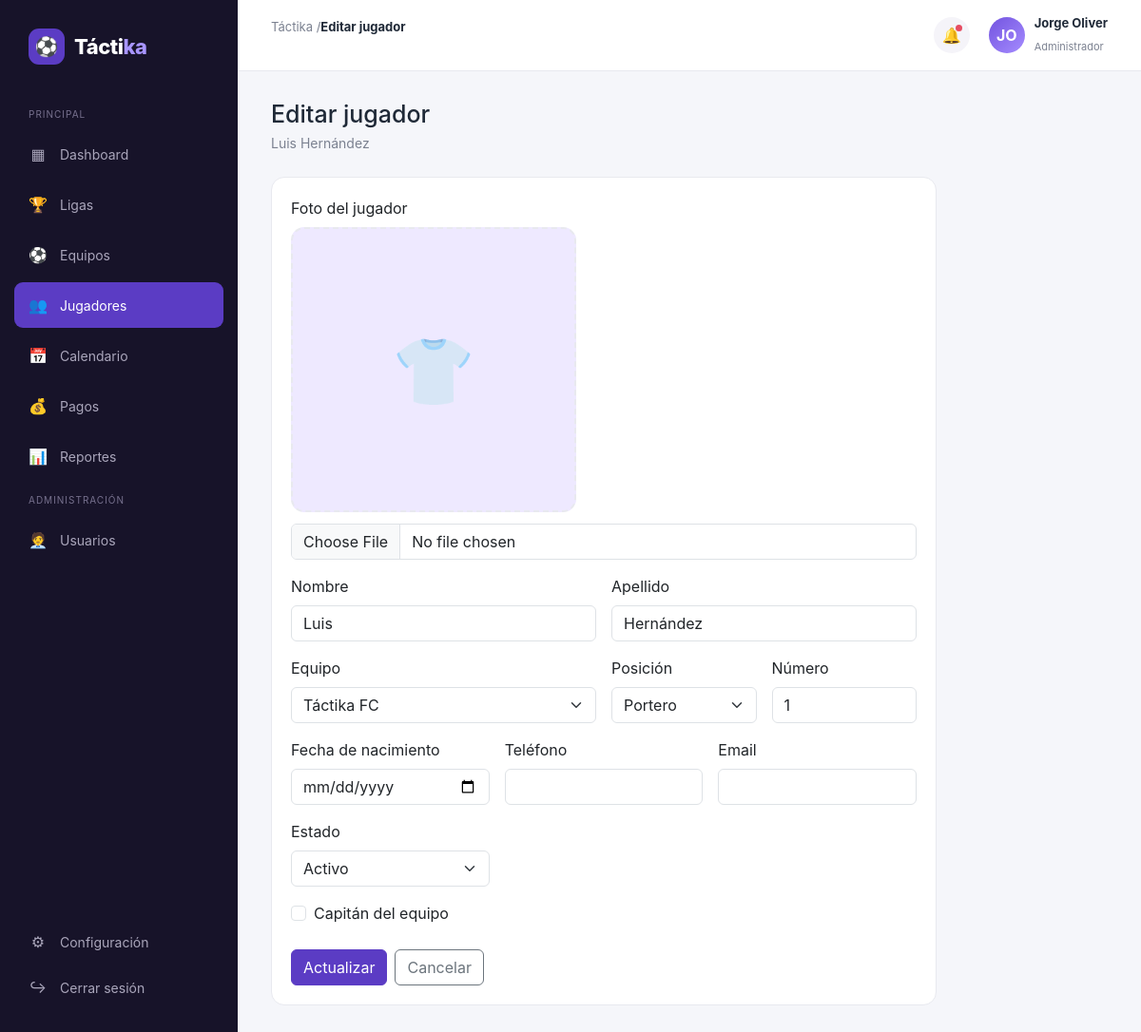
/public/jugadores/editar/2 (signed in), run on the app's committed database.
### tables this page shows
CREATE TABLE IF NOT EXISTS jugadores (
    id INT AUTO_INCREMENT PRIMARY KEY,
    equipo_id INT NULL,
    nombre VARCHAR(100) NOT NULL,
    apellido VARCHAR(100) NOT NULL,
    posicion_id INT NULL,
    numero INT,
    fecha_nacimiento DATE NULL,
    telefono VARCHAR(20),
    email VARCHAR(150),
    foto VARCHAR(255),
    estado ENUM('activo', 'lesionado', 'inactivo') NOT NULL DEFAULT 'activo',
    capitan TINYINT(1) NOT NULL DEFAULT 0,
    created_at TIMESTAMP DEFAULT CURRENT_TIMESTAMP,
    FOREIGN KEY (equipo_id) REFERENCES equipos(id) ON DELETE SET NULL,
    FOREIGN KEY (posicion_id) REFERENCES cat_posiciones(id) ON DELETE SET NULL
);

CREATE TABLE IF NOT EXISTS equipos (
    id INT AUTO_INCREMENT PRIMARY KEY,
    liga_id INT NULL,
    nombre VARCHAR(100) NOT NULL,
    categoria VARCHAR(50),
    temporada VARCHAR(20),
    escudo VARCHAR(255),
    fecha_ingreso DATE NULL,
    sede VARCHAR(150),
    representante_id INT NULL,
    dt_id INT NULL,
    created_at TIMESTAMP DEFAULT CURRENT_TIMESTAMP,
    FOREIGN KEY (liga_id) REFERENCES ligas(id) ON DELETE SET NULL,
    FOREIGN KEY (representante_id) REFERENCES staff(id) ON DELETE SET NULL,
    FOREIGN KEY (dt_id) REFERENCES staff(id) ON DELETE SET NULL
);

CREATE TABLE IF NOT EXISTS cat_posiciones (
    id INT AUTO_INCREMENT PRIMARY KEY,
    nombre VARCHAR(50) NOT NULL,
    tag VARCHAR(20) NOT NULL,
    created_at TIMESTAMP DEFAULT CURRENT_TIMESTAMP
);

### app/controllers/JugadoresController.php (called while the page is built, shortened)
<?php
class JugadoresController extends Controller
{
    public function editar(int $id): void
    {
        $jugadorModel = $this->model('Jugador');
        $jugador = $jugadorModel->find($id);
        $equipoModel = $this->model('Equipo');
        $posicionModel = $this->model('CatPosicion');
        $this->view('jugadores/editar', [
            'titulo' => 'Editar jugador',
            'activeMenu' => 'jugadores',
            'jugador' => $jugador,
            'equipos' => $equipoModel->all(),
            'posiciones' => $posicionModel->all('nombre ASC'),
        ]);
    }
}

### app/core/App.php (called while the page is built, shortened)
<?php
class App
{
    protected string $method = 'index';
    public function __construct()
    {
        $url = $this->parseUrl();
        if (!empty($url[0]) && file_exists(APP_PATH . '/controllers/' . ucfirst($url[0]) . 'Controller.php')) {
            unset($url[0]);
        }
        $controller = new $this->controllerName();
        if (!empty($url[1]) && method_exists($controller, $url[1])) {
            $this->method = $url[1];
            unset($url[1]);
        }
        $this->params = $url ? array_values($url) : [];
        call_user_func_array([$controller, $this->method], $this->params);
    }
    protected function parseUrl(): array
    {
        if (isset($_GET['url'])) {
            $url = rtrim($_GET['url'], '/');
            $url = filter_var($url, FILTER_SANITIZE_URL);
            return explode('/', $url);
        }
        return [];
    }
}

### public/index.php (called while the page is built, shortened)
<?php
spl_autoload_register(function ($class) {
    $paths = [
        APP_PATH . '/core/' . $class . '.php',
        APP_PATH . '/controllers/' . $class . '.php',
        APP_PATH . '/models/' . $class . '.php',
    ];
    foreach ($paths as $path) {
        if (file_exists($path)) {
            return;
        }
    }
});
new App();

### app/core/Database.php (called while the page is built)
<?php
class Database
{
    private static ?PDO $instance = null;
    public static function getConnection(): PDO
    {
        if (self::$instance === null) {
            $dsn = 'mysql:host=' . DB_HOST . ';dbname=' . DB_NAME . ';charset=' . DB_CHARSET;
            try {
                self::$instance = new PDO($dsn, DB_USER, DB_PASS, [
                    PDO::ATTR_ERRMODE => PDO::ERRMODE_EXCEPTION,
                    PDO::ATTR_DEFAULT_FETCH_MODE => PDO::FETCH_ASSOC,
                    PDO::ATTR_EMULATE_PREPARES => false,
                ]);
            } catch (PDOException $e) {
                die('Error de conexión a la base de datos: ' . $e->getMessage());
            }
        }
        return self::$instance;
    }
}

### app/core/Model.php (called while the page is built, shortened)
<?php
abstract class Model
{
    protected PDO $db;
    protected string $table;
    public function __construct()
    {
        $this->db = Database::getConnection();
    }
    public function all(string $orderBy = 'id DESC'): array
    {
        $stmt = $this->db->query("SELECT * FROM {$this->table} ORDER BY {$orderBy}");
        return $stmt->fetchAll();
    }
    public function find(int $id): ?array
    {
        $stmt = $this->db->prepare("SELECT * FROM {$this->table} WHERE id = :id LIMIT 1");
        $stmt->execute(['id' => $id]);
        $row = $stmt->fetch();
        return $row ?: null;
    }
}

### app/views/jugadores/editar.php (the view, shortened to what this page needs)
<div class="welcome">
    <h1>Editar jugador</h1>
    <p><?= htmlspecialchars($jugador['nombre'] . ' ' . $jugador['apellido']) ?></p>
</div>
<div class="card form-card">
    <form method="post" action="<?= BASE_URL ?>/jugadores/editar/<?= $jugador['id'] ?>" enctype="multipart/form-data">
        <div class="row g-3">
            <div class="col-md-12">
                <label class="form-label">Foto del jugador</label>
                <div class="escudo-preview" id="foto-preview">
                    <span class="escudo-placeholder-icon" id="foto-placeholder" style="<?= !empty($jugador['foto']) ? 'display:none;' : '' ?>">👕</span>
                </div>
                <input type="file" name="foto" accept="image/*" class="form-control" data-preview-img="foto-preview-img" data-preview-placeholder="foto-placeholder">
            </div>
            <div class="col-md-6">
                <label class="form-label">Nombre</label>
                <input type="text" name="nombre" class="form-control" value="<?= htmlspecialchars($jugador['nombre']) ?>" required>
            </div>
            <div class="col-md-6">
                <label class="form-label">Apellido</label>
                <input type="text" name="apellido" class="form-control" value="<?= htmlspecialchars($jugador['apellido']) ?>" required>
            </div>
            <div class="col-md-6">
                <label class="form-label">Equipo</label>
                <select name="equipo_id" class="form-select">
                    <?php foreach ($equipos as $e): ?>
                        <option value="<?= $e['id'] ?>" <?= $jugador['equipo_id'] == $e['id'] ? 'selected' : '' ?>>
                            <?= htmlspecialchars($e['nombre']) ?>
                        </option>
                    <?php endforeach; ?>
                </select>
            </div>
            <div class="col-md-3">
                <label class="form-label">Posición</label>
                <select name="posicion_id" class="form-select">
                    <?php foreach ($posiciones as $p): ?>
                        <option value="<?= $p['id'] ?>" <?= (int) ($jugador['posicion_id'] ?? 0) === (int) $p['id'] ? 'selected' : '' ?>>
                            <?= htmlspecialchars($p['nombre']) ?>
                        </option>
                    <?php endforeach; ?>
                </select>
            </div>
            <div class="col-md-3">
                <label class="form-label">Número</label>
                <input type="number" name="numero" class="form-control" min="0" value="<?= htmlspecialchars($jugador['numero'] ?? '') ?>">
            </div>
            <div class="col-md-4">
                <label class="form-label">Fecha de nacimiento</label>
                <input type="date" name="fecha_nacimiento" class="form-control" value="<?= htmlspecialchars($jugador['fecha_nacimiento'] ?? '') ?>">
            </div>
            <div class="col-md-4">
                <label class="form-label">Teléfono</label>
                <input type="text" name="telefono" class="form-control" value="<?= htmlspecialchars($jugador['telefono'] ?? '') ?>">
            </div>
            <div class="col-md-4">
                <label class="form-label">Email</label>
                <input type="email" name="email" class="form-control" value="<?= htmlspecialchars($jugador['email'] ?? '') ?>">
            </div>
            <div class="col-md-4">
                <label class="form-label">Estado</label>
                <select name="estado" class="form-select">
                    <?php foreach (['activo', 'lesionado', 'inactivo'] as $estado): ?>
                        <option value="<?= $estado ?>" <?= $jugador['estado'] === $estado ? 'selected' : '' ?>>
                            <?= ucfirst($estado) ?>
                        </option>
                    <?php endforeach; ?>
                </select>
            </div>
            <div class="col-md-12 d-flex align-items-center">
                <div class="form-check">
                    <input type="checkbox" name="capitan" id="capitan" class="form-check-input" value="1" <?= !empty($jugador['capitan']) ? 'checked' : '' ?>>
                    <label class="form-check-label" for="capitan">Capitán del equipo</label>
                </div>
            </div>
        </div>
        <div class="mt-4 d-flex gap-2">
            <button type="submit" class="btn btn-primary">Actualizar</button>
            <a href="<?= BASE_URL ?>/jugadores" class="btn btn-outline-secondary">Cancelar</a>
        </div>
    </form>
</div>

### public/css/style.css (style rules this page uses)
:root { --primary: #5b3cc4; --primary-dark: #452c9c; --primary-light: #eee9ff; --background: #f5f6fa; --surface: #ffffff; --text: #1f2937; --muted: #7b8190; --success: #22a06b; --success-bg: #e8f7f0; --danger: #dc4c4c; --danger-bg: #fdecec; --warning: #d89b24; --warning-bg: #fff6df; --border: #e8e9ef; --sidebar-width: 250px; }
* { margin: 0; padding: 0; box-sizing: border-box; }
body { font-family: Inter, Arial, sans-serif; background: var(--background); color: var(--text); }
button { font-family: inherit; }
a { text-decoration: none; }
.welcome { margin-bottom: 25px; }
.welcome h1 { font-size: 25px; margin-bottom: 5px; }
.welcome p { color: var(--muted); font-size: 14px; }
.card { background: var(--surface); border: 1px solid var(--border); border-radius: 14px; padding: 20px; }
.form-card { max-width: 700px; }
.escudo-preview { width: 300px; height: 300px; max-width: 100%; background: var(--primary-light); border: 2px dashed var(--border); border-radius: 14px; display: flex; align-items: center; justify-content: center; overflow: hidden; margin-bottom: 12px; }
.escudo-placeholder-icon { font-size: 70px; opacity: .4; }
.btn-primary { background: var(--primary); border-color: var(--primary); }

### data on the page
jugadores: nombre+apellido "Luis Hernández", nombre "Luis", apellido "Hernández", equipo_id "Táctika FC", posicion_id "Portero", numero "1", estado "Activo"

### other printed values
APP_NAME "Táctika"
$titulo "Editar jugador"
substr($_SESSION['usuario_nombre'] ?? '', 0, 2) "JO"
$_SESSION['usuario_nombre'] "Jorge Oliver"
$_SESSION['usuario_rol'] "Administrador"
